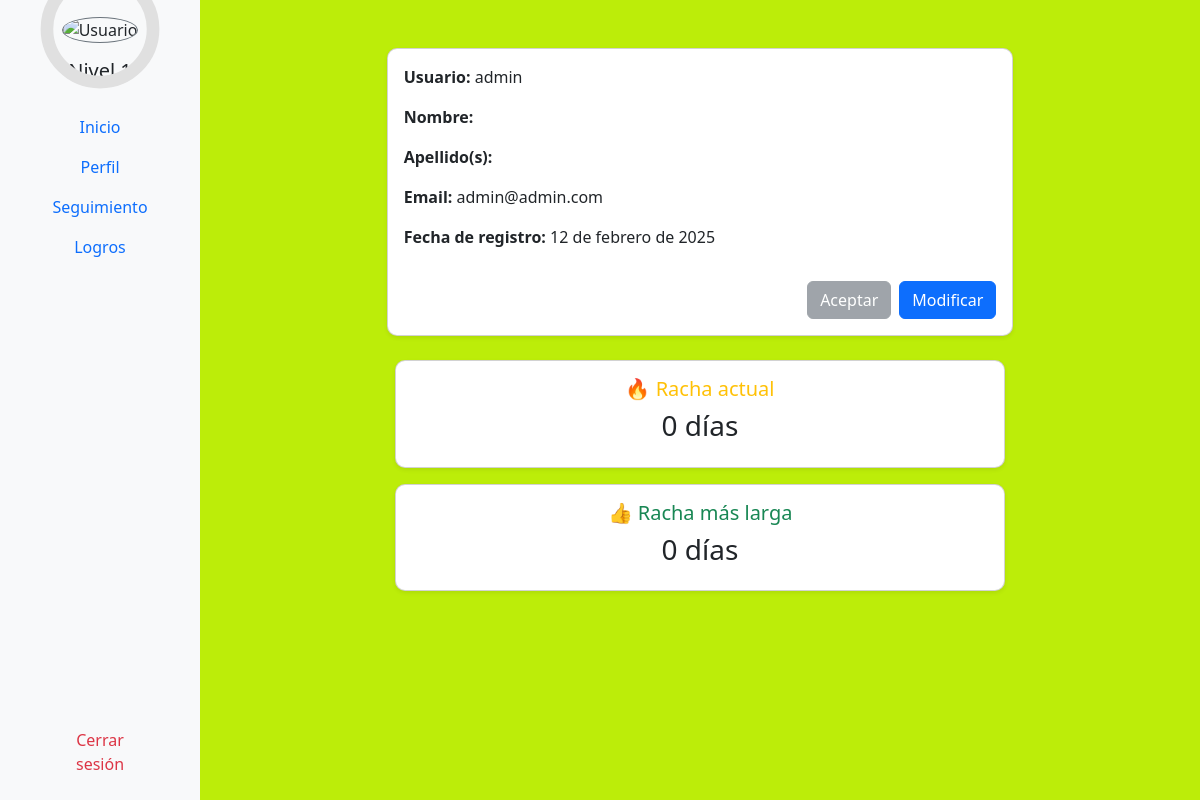
/perfil/ (signed in), run on an earlier commit of the app's database.
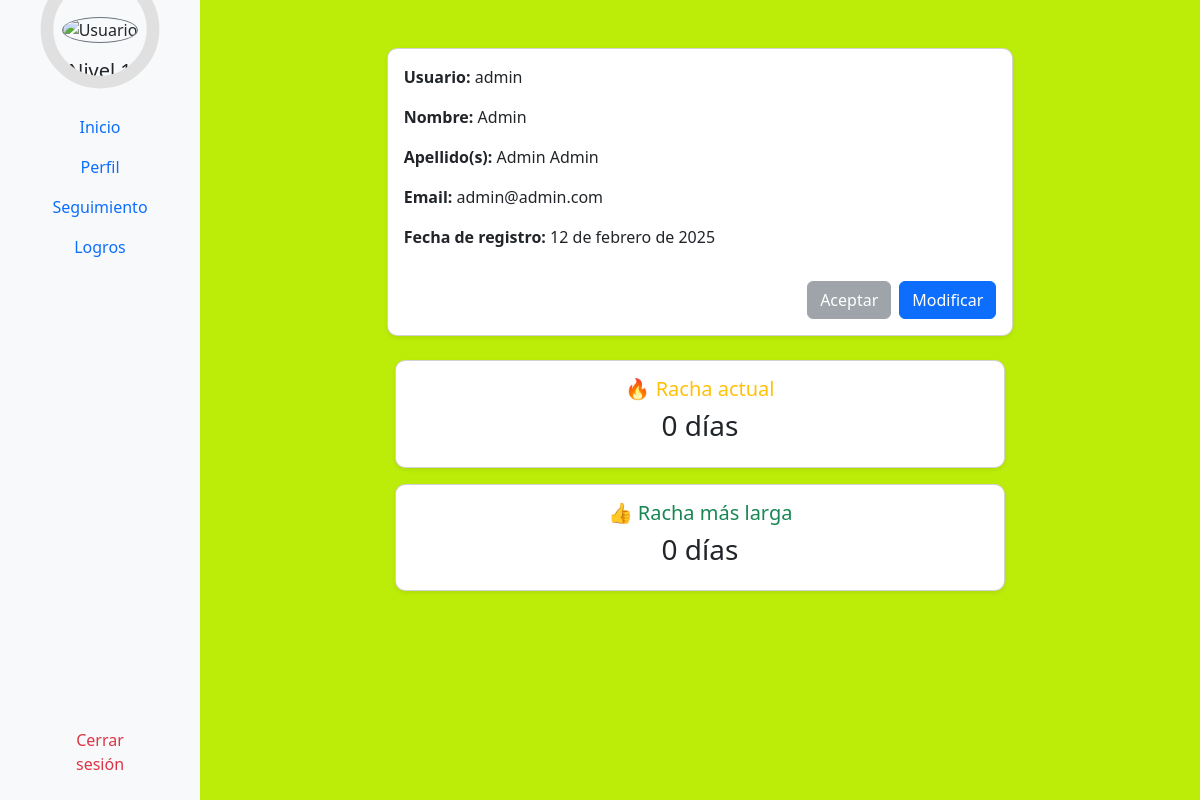
And on a later commit of the database.
### fitt/models.py (models this page shows, shortened)
class Usuario(AbstractUser):
    nombre = models.CharField(max_length=50, verbose_name="Nombre")
    apellidos = models.CharField(max_length=100, verbose_name="Apellidos")
    email = models.EmailField(unique=True, verbose_name="Email")
    avatar = models.ImageField(upload_to="media/avatar/", blank=True, null=True, verbose_name="Foto de Perfil")
    fecha_registro = models.DateField(auto_now_add=True, verbose_name="Fecha de Registro")
    experiencia = models.PositiveIntegerField(default=0, verbose_name="Experiencia")
    nivel = models.PositiveIntegerField(default=1, verbose_name="Nivel")
    racha = models.PositiveIntegerField(default=0, verbose_name="Racha Actual")
    record = models.PositiveIntegerField(default=0, verbose_name="Racha Record")
    objetivos_marcados = models.BooleanField(default=False, verbose_name="Objetivos marcados")
    class Meta:
        verbose_name = "Usuario"
        verbose_name_plural = "Usuarios"

### fitt/views.py (the view)
# urls.py: path('perfil/', views.perfil, name='perfil'),
@login_required(login_url='/accounts/login/')
def perfil(request):
    usuario = request.user
    print(usuario.avatar)
    return render(request, 'fitt/perfil/perfil.html', {'usuario': usuario})

### fitt/templates/fitt/perfil/perfil.html (shortened to what this page needs)
{% extends "fitt/base.html" %}
{% block contenido %}
<div class="container-fluid">
    <div class="row">
        <nav class="col-md-3 col-lg-2 d-md-block bg-light sidebar sticky-top">
            <div class="text-center p-3">
                <div class="position-relative">
                    <img src="https://cdn.icon-icons.com/icons2/3298/PNG/512/ui_user_profile_avatar_person_icon_208734.png" alt="Usuario" class="rounded-circle border border-secondary" width="100" height="100">
                    <div class="progress-circle position-absolute top-50 start-50 translate-middle">
                        <svg viewBox="0 0 36 36" class="circular-chart">
                            <path class="circle-bg" d="M18 2.0845a15.9155 15.9155 0 1 1 0 31.831a15.9155 15.9155 0 1 1 0-31.831"></path>
                            <path class="circle" d="M18 2.0845a15.9155 15.9155 0 1 1 0 31.831a15.9155 15.9155 0 1 1 0-31.831"></path>
                        </svg>
                    </div>
                </div>
                <h1 class="h5 mt-3">Nivel {{ usuario.nivel }}</h1>
                <ul class="nav flex-column mt-4">
                    <li class="nav-item">
                        <a class="nav-link active" href="{% url 'index' %}">Inicio</a>
                    </li>
                    <li class="nav-item">
                        <a class="nav-link active" href="{% url 'perfil' %}">Perfil</a>
                    </li>
                    <li class="nav-item">
                        <a class="nav-link" href="{% url 'seguimiento' %}">Seguimiento</a>
                    </li>
                    <li class="nav-item">
                        <a class="nav-link" href="{% url 'logros' %}">Logros</a>
                    </li>
                    <li class="nav-item position-absolute bottom-0 start-50 translate-middle-x mb-3">
                        <a class="nav-link text-danger" href="#" onclick="document.getElementById('logout-form').submit(); return false;">Cerrar sesión</a>
                    </li>
                </ul>
            </div>
        </nav>
        <main class="col-md-9 ms-sm-auto col-lg-10 px-md-4">
            <div class="row mt-5 d-flex flex-column align-items-center" id="perfilUsuario">
                <div class="col-md-8 mx-auto">
                    <div class="card p-3 shadow-sm w-100" id="datosUsuario">
                        <p><strong>Usuario:</strong> {{ usuario.username }}</p>
                        <p><strong>Nombre:</strong> {{ usuario.nombre }}</p>
                        <p><strong>Apellido(s):</strong> {{ usuario.apellidos }}</p>
                        <p><strong>Email:</strong> {{ usuario.email }}</p>
                        <p><strong>Fecha de registro:</strong> {{ usuario.fecha_registro }}</p>
                        <div class="d-flex justify-content-end mt-3">
                            <button class="btn btn-secondary me-2" disabled>Aceptar</button>
                            <a href="{% url 'perfil_update' usuario.pk %}" class="btn btn-primary">Modificar</a>
                        </div>
                    </div>
                </div>
                <div class="row mt-4 d-flex flex-column align-items-center" id="containerRacha">
                    <div class="col-md-8 mx-auto d-flex flex-column">
                        <div class="card p-3 text-center shadow-sm w-100">
                            <h5 class="text-warning">🔥 Racha actual</h5>
                            <h3>{{ usuario.racha }} días</h3>
                        </div>
                    </div>
                    <div class="col-md-8 mx-auto d-flex flex-column mt-3">
                        <div class="card p-3 text-center shadow-sm w-100">
                            <h5 class="text-success">👍 Racha más larga</h5>
                            <h3>{{ usuario.record }} días</h3>
                        </div>
                    </div>
                </div>
            </div>
        </main>
    </div>
</div>
{% endblock %}

### fitt/templates/fitt/base.html (shortened to what this page needs)
{% load static %}
<!DOCTYPE html>
<html lang="es">
<head>
  <link href="https://cdn.jsdelivr.net/npm/bootstrap@5.3.0-alpha3/dist/css/bootstrap.min.css" rel="stylesheet">
  <link rel="stylesheet" type="text/css" href="{% static 'css/styles.css' %}">
</head>
    <body>
        {% block contenido %}{% endblock %}
    </body>
</html>

### fitt/static/css/styles.css (style rules this page uses)
.sidebar { height: 100vh; }
.progress-circle { width: 120px; height: 120px; }
.circular-chart { width: 100%; height: 100%; transform: rotate(-90deg); }
.card { border-radius: 10px; }
body { background-color: #bced09; height: 100%; margin: 0; }

What changed in the data, as far as the page shows it:
changed Usuario "admin": nombre (not shown) → "Admin"; apellidos (not shown) → "Admin Admin"
